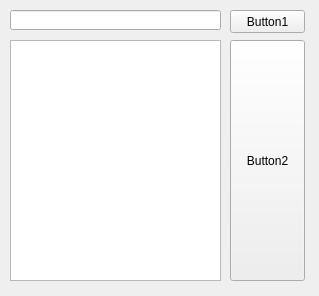
<?xml version="1.0" encoding="UTF-8"?>
<ui version="4.0">
 <class>Form</class>
 <widget class="QWidget" name="Form">
  <property name="geometry">
   <rect>
    <x>0</x>
    <y>0</y>
    <width>319</width>
    <height>296</height>
   </rect>
  </property>
  <property name="windowTitle">
   <string>Form</string>
  </property>
  <widget class="QPushButton" name="pushButton1">
   <property name="geometry">
    <rect>
     <x>230</x>
     <y>10</y>
     <width>75</width>
     <height>23</height>
    </rect>
   </property>
   <property name="text">
    <string>Button1</string>
   </property>
  </widget>
  <widget class="QLineEdit" name="lineEdit">
   <property name="geometry">
    <rect>
     <x>10</x>
     <y>10</y>
     <width>211</width>
     <height>20</height>
    </rect>
   </property>
  </widget>
  <widget class="QPlainTextEdit" name="plainTextEdit">
   <property name="geometry">
    <rect>
     <x>10</x>
     <y>40</y>
     <width>211</width>
     <height>241</height>
    </rect>
   </property>
  </widget>
  <widget class="QPushButton" name="pushButton2">
   <property name="geometry">
    <rect>
     <x>230</x>
     <y>40</y>
     <width>75</width>
     <height>241</height>
    </rect>
   </property>
   <property name="text">
    <string>Button2</string>
   </property>
  </widget>
 </widget>
 <resources/>
 <connections/>
</ui>
